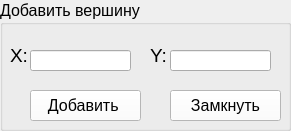
   <widget class="QGroupBox" name="groupBox_4">
    <property name="geometry">
     <rect>
      <x>930</x>
      <y>10</y>
      <width>291</width>
      <height>131</height>
     </rect>
    </property>
    <property name="font">
     <font>
      <pointsize>12</pointsize>
     </font>
    </property>
    <property name="title">
     <string>Добавить вершину</string>
    </property>
    <widget class="QLineEdit" name="entry_x">
     <property name="geometry">
      <rect>
       <x>30</x>
       <y>50</y>
       <width>101</width>
       <height>21</height>
      </rect>
     </property>
    </widget>
    <widget class="QLineEdit" name="entry_y">
     <property name="geometry">
      <rect>
       <x>170</x>
       <y>50</y>
       <width>101</width>
       <height>21</height>
      </rect>
     </property>
    </widget>
    <widget class="QLabel" name="label_2">
     <property name="geometry">
      <rect>
       <x>10</x>
       <y>40</y>
       <width>31</width>
       <height>31</height>
      </rect>
     </property>
     <property name="font">
      <font>
       <pointsize>14</pointsize>
      </font>
     </property>
     <property name="text">
      <string>X:</string>
     </property>
    </widget>
    <widget class="QLabel" name="label_3">
     <property name="geometry">
      <rect>
       <x>150</x>
       <y>40</y>
       <width>31</width>
       <height>31</height>
      </rect>
     </property>
     <property name="font">
      <font>
       <pointsize>14</pointsize>
      </font>
     </property>
     <property name="text">
      <string>Y:</string>
     </property>
    </widget>
    <widget class="QPushButton" name="add_point_button">
     <property name="geometry">
      <rect>
       <x>30</x>
       <y>90</y>
       <width>111</width>
       <height>31</height>
      </rect>
     </property>
     <property name="palette">
      <palette>
       <active>
        <colorrole role="WindowText">
         <brush brushstyle="SolidPattern">
          <color alpha="255">
           <red>0</red>
           <green>0</green>
           <blue>0</blue>
          </color>
         </brush>
        </colorrole>
        <colorrole role="Button">
         <brush brushstyle="SolidPattern">
          <color alpha="255">
           <red>255</red>
           <green>255</green>
           <blue>255</blue>
          </color>
         </brush>
        </colorrole>
        <colorrole role="Light">
         <brush brushstyle="SolidPattern">
          <color alpha="255">
           <red>255</red>
           <green>255</green>
           <blue>255</blue>
          </color>
         </brush>
        </colorrole>
        <colorrole role="Midlight">
         <brush brushstyle="SolidPattern">
          <color alpha="255">
           <red>255</red>
           <green>255</green>
           <blue>255</blue>
          </color>
         </brush>
        </colorrole>
        <colorrole role="Dark">
         <brush brushstyle="SolidPattern">
          <color alpha="255">
           <red>127</red>
           <green>127</green>
           <blue>127</blue>
          </color>
         </brush>
        </colorrole>
        <colorrole role="Mid">
         <brush brushstyle="SolidPattern">
          <color alpha="255">
           <red>170</red>
           <green>170</green>
           <blue>170</blue>
          </color>
         </brush>
        </colorrole>
        <colorrole role="Text">
         <brush brushstyle="SolidPattern">
          <color alpha="255">
           <red>0</red>
           <green>0</green>
           <blue>0</blue>
          </color>
         </brush>
        </colorrole>
        <colorrole role="BrightText">
         <brush brushstyle="SolidPattern">
          <color alpha="255">
           <red>255</red>
           <green>255</green>
           <blue>255</blue>
          </color>
         </brush>
        </colorrole>
        <colorrole role="ButtonText">
         <brush brushstyle="SolidPattern">
          <color alpha="255">
           <red>0</red>
           <green>0</green>
           <blue>0</blue>
          </color>
         </brush>
        </colorrole>
        <colorrole role="Base">
         <brush brushstyle="SolidPattern">
          <color alpha="255">
           <red>255</red>
           <green>255</green>
           <blue>255</blue>
          </color>
         </brush>
        </colorrole>
        <colorrole role="Window">
         <brush brushstyle="SolidPattern">
          <color alpha="255">
           <red>255</red>
           <green>255</green>
           <blue>255</blue>
          </color>
         </brush>
        </colorrole>
        <colorrole role="Shadow">
         <brush brushstyle="SolidPattern">
          <color alpha="255">
           <red>0</red>
           <green>0</green>
           <blue>0</blue>
          </color>
         </brush>
        </colorrole>
        <colorrole role="AlternateBase">
         <brush brushstyle="SolidPattern">
          <color alpha="255">
           <red>255</red>
           <green>255</green>
           <blue>255</blue>
          </color>
         </brush>
        </colorrole>
        <colorrole role="ToolTipBase">
         <brush brushstyle="SolidPattern">
          <color alpha="255">
           <red>255</red>
           <green>255</green>
           <blue>220</blue>
          </color>
         </brush>
        </colorrole>
        <colorrole role="ToolTipText">
         <brush brushstyle="SolidPattern">
          <color alpha="255">
           <red>0</red>
           <green>0</green>
           <blue>0</blue>
          </color>
         </brush>
        </colorrole>
       </active>
       <inactive>
        <colorrole role="WindowText">
         <brush brushstyle="SolidPattern">
          <color alpha="255">
           <red>0</red>
           <green>0</green>
           <blue>0</blue>
          </color>
         </brush>
        </colorrole>
        <colorrole role="Button">
         <brush brushstyle="SolidPattern">
          <color alpha="255">
           <red>255</red>
           <green>255</green>
           <blue>255</blue>
          </color>
         </brush>
        </colorrole>
        <colorrole role="Light">
         <brush brushstyle="SolidPattern">
          <color alpha="255">
           <red>255</red>
           <green>255</green>
           <blue>255</blue>
          </color>
         </brush>
        </colorrole>
        <colorrole role="Midlight">
         <brush brushstyle="SolidPattern">
          <color alpha="255">
           <red>255</red>
           <green>255</green>
           <blue>255</blue>
          </color>
         </brush>
        </colorrole>
        <colorrole role="Dark">
         <brush brushstyle="SolidPattern">
          <color alpha="255">
           <red>127</red>
           <green>127</green>
           <blue>127</blue>
          </color>
         </brush>
        </colorrole>
        <colorrole role="Mid">
         <brush brushstyle="SolidPattern">
          <color alpha="255">
           <red>170</red>
           <green>170</green>
           <blue>170</blue>
          </color>
         </brush>
        </colorrole>
        <colorrole role="Text">
         <brush brushstyle="SolidPattern">
          <color alpha="255">
           <red>0</red>
           <green>0</green>
           <blue>0</blue>
          </color>
         </brush>
        </colorrole>
        <colorrole role="BrightText">
         <brush brushstyle="SolidPattern">
          <color alpha="255">
           <red>255</red>
           <green>255</green>
           <blue>255</blue>
          </color>
         </brush>
        </colorrole>
        <colorrole role="ButtonText">
         <brush brushstyle="SolidPattern">
          <color alpha="255">
           <red>0</red>
           <green>0</green>
           <blue>0</blue>
          </color>
         </brush>
        </colorrole>
        <colorrole role="Base">
         <brush brushstyle="SolidPattern">
          <color alpha="255">
           <red>255</red>
           <green>255</green>
           <blue>255</blue>
          </color>
         </brush>
        </colorrole>
        <colorrole role="Window">
         <brush brushstyle="SolidPattern">
          <color alpha="255">
           <red>255</red>
           <green>255</green>
           <blue>255</blue>
          </color>
         </brush>
        </colorrole>
        <colorrole role="Shadow">
         <brush brushstyle="SolidPattern">
          <color alpha="255">
           <red>0</red>
           <green>0</green>
           <blue>0</blue>
          </color>
         </brush>
        </colorrole>
        <colorrole role="AlternateBase">
         <brush brushstyle="SolidPattern">
          <color alpha="255">
           <red>255</red>
           <green>255</green>
           <blue>255</blue>
          </color>
         </brush>
        </colorrole>
        <colorrole role="ToolTipBase">
         <brush brushstyle="SolidPattern">
          <color alpha="255">
           <red>255</red>
           <green>255</green>
           <blue>220</blue>
          </color>
         </brush>
        </colorrole>
        <colorrole role="ToolTipText">
         <brush brushstyle="SolidPattern">
          <color alpha="255">
           <red>0</red>
           <green>0</green>
           <blue>0</blue>
          </color>
         </brush>
        </colorrole>
       </inactive>
       <disabled>
        <colorrole role="WindowText">
         <brush brushstyle="SolidPattern">
          <color alpha="255">
           <red>127</red>
           <green>127</green>
           <blue>127</blue>
          </color>
         </brush>
        </colorrole>
        <colorrole role="Button">
         <brush brushstyle="SolidPattern">
          <color alpha="255">
           <red>255</red>
           <green>255</green>
           <blue>255</blue>
          </color>
         </brush>
        </colorrole>
        <colorrole role="Light">
         <brush brushstyle="SolidPattern">
          <color alpha="255">
           <red>255</red>
           <green>255</green>
           <blue>255</blue>
          </color>
         </brush>
        </colorrole>
        <colorrole role="Midlight">
         <brush brushstyle="SolidPattern">
          <color alpha="255">
           <red>255</red>
           <green>255</green>
           <blue>255</blue>
          </color>
         </brush>
        </colorrole>
        <colorrole role="Dark">
         <brush brushstyle="SolidPattern">
          <color alpha="255">
           <red>127</red>
           <green>127</green>
           <blue>127</blue>
          </color>
         </brush>
        </colorrole>
        <colorrole role="Mid">
         <brush brushstyle="SolidPattern">
          <color alpha="255">
           <red>170</red>
           <green>170</green>
           <blue>170</blue>
          </color>
         </brush>
        </colorrole>
        <colorrole role="Text">
         <brush brushstyle="SolidPattern">
          <color alpha="255">
           <red>127</red>
           <green>127</green>
           <blue>127</blue>
          </color>
         </brush>
        </colorrole>
        <colorrole role="BrightText">
         <brush brushstyle="SolidPattern">
          <color alpha="255">
           <red>255</red>
           <green>255</green>
           <blue>255</blue>
          </color>
         </brush>
        </colorrole>
        <colorrole role="ButtonText">
         <brush brushstyle="SolidPattern">
          <color alpha="255">
           <red>127</red>
           <green>127</green>
           <blue>127</blue>
          </color>
         </brush>
        </colorrole>
        <colorrole role="Base">
         <brush brushstyle="SolidPattern">
          <color alpha="255">
           <red>255</red>
           <green>255</green>
           <blue>255</blue>
          </color>
         </brush>
        </colorrole>
        <colorrole role="Window">
         <brush brushstyle="SolidPattern">
          <color alpha="255">
           <red>255</red>
           <green>255</green>
           <blue>255</blue>
          </color>
         </brush>
        </colorrole>
        <colorrole role="Shadow">
         <brush brushstyle="SolidPattern">
          <color alpha="255">
           <red>0</red>
           <green>0</green>
           <blue>0</blue>
          </color>
         </brush>
        </colorrole>
        <colorrole role="AlternateBase">
         <brush brushstyle="SolidPattern">
          <color alpha="255">
           <red>255</red>
           <green>255</green>
           <blue>255</blue>
          </color>
         </brush>
        </colorrole>
        <colorrole role="ToolTipBase">
         <brush brushstyle="SolidPattern">
          <color alpha="255">
           <red>255</red>
           <green>255</green>
           <blue>220</blue>
          </color>
         </brush>
        </colorrole>
        <colorrole role="ToolTipText">
         <brush brushstyle="SolidPattern">
          <color alpha="255">
           <red>0</red>
           <green>0</green>
           <blue>0</blue>
          </color>
         </brush>
        </colorrole>
       </disabled>
      </palette>
     </property>
     <property name="font">
      <font>
       <pointsize>12</pointsize>
      </font>
     </property>
     <property name="cursor">
      <cursorShape>PointingHandCursor</cursorShape>
     </property>
     <property name="text">
      <string>Добавить </string>
     </property>
    </widget>
    <widget class="QPushButton" name="close_point_button">
     <property name="geometry">
      <rect>
       <x>170</x>
       <y>90</y>
       <width>111</width>
       <height>31</height>
      </rect>
     </property>
     <property name="palette">
      <palette>
       <active>
        <colorrole role="WindowText">
         <brush brushstyle="SolidPattern">
          <color alpha="255">
           <red>0</red>
           <green>0</green>
           <blue>0</blue>
          </color>
         </brush>
        </colorrole>
        <colorrole role="Button">
         <brush brushstyle="SolidPattern">
          <color alpha="255">
           <red>255</red>
           <green>255</green>
           <blue>255</blue>
          </color>
         </brush>
        </colorrole>
        <colorrole role="Light">
         <brush brushstyle="SolidPattern">
          <color alpha="255">
           <red>255</red>
           <green>255</green>
           <blue>255</blue>
          </color>
         </brush>
        </colorrole>
        <colorrole role="Midlight">
         <brush brushstyle="SolidPattern">
          <color alpha="255">
           <red>255</red>
           <green>255</green>
           <blue>255</blue>
          </color>
         </brush>
        </colorrole>
        <colorrole role="Dark">
         <brush brushstyle="SolidPattern">
          <color alpha="255">
           <red>127</red>
           <green>127</green>
           <blue>127</blue>
          </color>
         </brush>
        </colorrole>
        <colorrole role="Mid">
         <brush brushstyle="SolidPattern">
          <color alpha="255">
           <red>170</red>
           <green>170</green>
           <blue>170</blue>
          </color>
         </brush>
        </colorrole>
        <colorrole role="Text">
         <brush brushstyle="SolidPattern">
          <color alpha="255">
           <red>0</red>
           <green>0</green>
           <blue>0</blue>
          </color>
         </brush>
        </colorrole>
        <colorrole role="BrightText">
         <brush brushstyle="SolidPattern">
          <color alpha="255">
           <red>255</red>
           <green>255</green>
           <blue>255</blue>
          </color>
         </brush>
        </colorrole>
        <colorrole role="ButtonText">
         <brush brushstyle="SolidPattern">
          <color alpha="255">
           <red>0</red>
           <green>0</green>
           <blue>0</blue>
          </color>
         </brush>
        </colorrole>
        <colorrole role="Base">
         <brush brushstyle="SolidPattern">
          <color alpha="255">
           <red>255</red>
           <green>255</green>
           <blue>255</blue>
          </color>
         </brush>
        </colorrole>
        <colorrole role="Window">
         <brush brushstyle="SolidPattern">
          <color alpha="255">
           <red>255</red>
           <green>255</green>
           <blue>255</blue>
          </color>
         </brush>
        </colorrole>
        <colorrole role="Shadow">
         <brush brushstyle="SolidPattern">
          <color alpha="255">
           <red>0</red>
           <green>0</green>
           <blue>0</blue>
          </color>
         </brush>
        </colorrole>
        <colorrole role="AlternateBase">
         <brush brushstyle="SolidPattern">
          <color alpha="255">
           <red>255</red>
           <green>255</green>
           <blue>255</blue>
          </color>
         </brush>
        </colorrole>
        <colorrole role="ToolTipBase">
         <brush brushstyle="SolidPattern">
          <color alpha="255">
           <red>255</red>
           <green>255</green>
           <blue>220</blue>
          </color>
         </brush>
        </colorrole>
        <colorrole role="ToolTipText">
         <brush brushstyle="SolidPattern">
          <color alpha="255">
           <red>0</red>
           <green>0</green>
           <blue>0</blue>
          </color>
         </brush>
        </colorrole>
       </active>
       <inactive>
        <colorrole role="WindowText">
         <brush brushstyle="SolidPattern">
          <color alpha="255">
           <red>0</red>
           <green>0</green>
           <blue>0</blue>
          </color>
         </brush>
        </colorrole>
        <colorrole role="Button">
         <brush brushstyle="SolidPattern">
          <color alpha="255">
           <red>255</red>
           <green>255</green>
           <blue>255</blue>
          </color>
         </brush>
        </colorrole>
        <colorrole role="Light">
         <brush brushstyle="SolidPattern">
          <color alpha="255">
           <red>255</red>
           <green>255</green>
           <blue>255</blue>
          </color>
         </brush>
        </colorrole>
        <colorrole role="Midlight">
         <brush brushstyle="SolidPattern">
          <color alpha="255">
           <red>255</red>
           <green>255</green>
           <blue>255</blue>
          </color>
         </brush>
        </colorrole>
        <colorrole role="Dark">
         <brush brushstyle="SolidPattern">
          <color alpha="255">
           <red>127</red>
           <green>127</green>
           <blue>127</blue>
          </color>
         </brush>
        </colorrole>
        <colorrole role="Mid">
         <brush brushstyle="SolidPattern">
          <color alpha="255">
           <red>170</red>
           <green>170</green>
           <blue>170</blue>
          </color>
         </brush>
        </colorrole>
        <colorrole role="Text">
         <brush brushstyle="SolidPattern">
          <color alpha="255">
           <red>0</red>
           <green>0</green>
           <blue>0</blue>
          </color>
         </brush>
        </colorrole>
        <colorrole role="BrightText">
         <brush brushstyle="SolidPattern">
          <color alpha="255">
           <red>255</red>
           <green>255</green>
           <blue>255</blue>
          </color>
         </brush>
        </colorrole>
        <colorrole role="ButtonText">
         <brush brushstyle="SolidPattern">
          <color alpha="255">
           <red>0</red>
           <green>0</green>
           <blue>0</blue>
          </color>
         </brush>
        </colorrole>
        <colorrole role="Base">
         <brush brushstyle="SolidPattern">
          <color alpha="255">
           <red>255</red>
           <green>255</green>
           <blue>255</blue>
          </color>
         </brush>
        </colorrole>
        <colorrole role="Window">
         <brush brushstyle="SolidPattern">
          <color alpha="255">
           <red>255</red>
           <green>255</green>
           <blue>255</blue>
          </color>
         </brush>
        </colorrole>
        <colorrole role="Shadow">
         <brush brushstyle="SolidPattern">
          <color alpha="255">
           <red>0</red>
           <green>0</green>
           <blue>0</blue>
          </color>
         </brush>
        </colorrole>
        <colorrole role="AlternateBase">
         <brush brushstyle="SolidPattern">
          <color alpha="255">
           <red>255</red>
           <green>255</green>
           <blue>255</blue>
          </color>
         </brush>
        </colorrole>
        <colorrole role="ToolTipBase">
         <brush brushstyle="SolidPattern">
          <color alpha="255">
           <red>255</red>
           <green>255</green>
           <blue>220</blue>
          </color>
         </brush>
        </colorrole>
        <colorrole role="ToolTipText">
         <brush brushstyle="SolidPattern">
          <color alpha="255">
           <red>0</red>
           <green>0</green>
           <blue>0</blue>
          </color>
         </brush>
        </colorrole>
       </inactive>
       <disabled>
        <colorrole role="WindowText">
         <brush brushstyle="SolidPattern">
          <color alpha="255">
           <red>127</red>
           <green>127</green>
           <blue>127</blue>
          </color>
         </brush>
        </colorrole>
        <colorrole role="Button">
         <brush brushstyle="SolidPattern">
          <color alpha="255">
           <red>255</red>
           <green>255</green>
           <blue>255</blue>
          </color>
         </brush>
        </colorrole>
        <colorrole role="Light">
         <brush brushstyle="SolidPattern">
          <color alpha="255">
           <red>255</red>
           <green>255</green>
           <blue>255</blue>
          </color>
         </brush>
        </colorrole>
        <colorrole role="Midlight">
         <brush brushstyle="SolidPattern">
          <color alpha="255">
           <red>255</red>
           <green>255</green>
           <blue>255</blue>
          </color>
         </brush>
        </colorrole>
        <colorrole role="Dark">
         <brush brushstyle="SolidPattern">
          <color alpha="255">
           <red>127</red>
           <green>127</green>
           <blue>127</blue>
          </color>
         </brush>
        </colorrole>
        <colorrole role="Mid">
         <brush brushstyle="SolidPattern">
          <color alpha="255">
           <red>170</red>
           <green>170</green>
           <blue>170</blue>
          </color>
         </brush>
        </colorrole>
        <colorrole role="Text">
         <brush brushstyle="SolidPattern">
          <color alpha="255">
           <red>127</red>
           <green>127</green>
           <blue>127</blue>
          </color>
         </brush>
        </colorrole>
        <colorrole role="BrightText">
         <brush brushstyle="SolidPattern">
          <color alpha="255">
           <red>255</red>
           <green>255</green>
           <blue>255</blue>
          </color>
         </brush>
        </colorrole>
        <colorrole role="ButtonText">
         <brush brushstyle="SolidPattern">
          <color alpha="255">
           <red>127</red>
           <green>127</green>
           <blue>127</blue>
          </color>
         </brush>
        </colorrole>
        <colorrole role="Base">
         <brush brushstyle="SolidPattern">
          <color alpha="255">
           <red>255</red>
           <green>255</green>
           <blue>255</blue>
          </color>
         </brush>
        </colorrole>
        <colorrole role="Window">
         <brush brushstyle="SolidPattern">
          <color alpha="255">
           <red>255</red>
           <green>255</green>
           <blue>255</blue>
          </color>
         </brush>
        </colorrole>
        <colorrole role="Shadow">
         <brush brushstyle="SolidPattern">
          <color alpha="255">
           <red>0</red>
           <green>0</green>
           <blue>0</blue>
          </color>
         </brush>
        </colorrole>
        <colorrole role="AlternateBase">
         <brush brushstyle="SolidPattern">
          <color alpha="255">
           <red>255</red>
           <green>255</green>
           <blue>255</blue>
          </color>
         </brush>
        </colorrole>
        <colorrole role="ToolTipBase">
         <brush brushstyle="SolidPattern">
          <color alpha="255">
           <red>255</red>
           <green>255</green>
           <blue>220</blue>
          </color>
         </brush>
        </colorrole>
        <colorrole role="ToolTipText">
         <brush brushstyle="SolidPattern">
          <color alpha="255">
           <red>0</red>
           <green>0</green>
           <blue>0</blue>
          </color>
         </brush>
        </colorrole>
       </disabled>
      </palette>
     </property>
     <property name="font">
      <font>
       <pointsize>12</pointsize>
      </font>
     </property>
     <property name="cursor">
      <cursorShape>PointingHandCursor</cursorShape>
     </property>
     <property name="text">
      <string>Замкнуть</string>
     </property>
    </widget>
   </widget>
